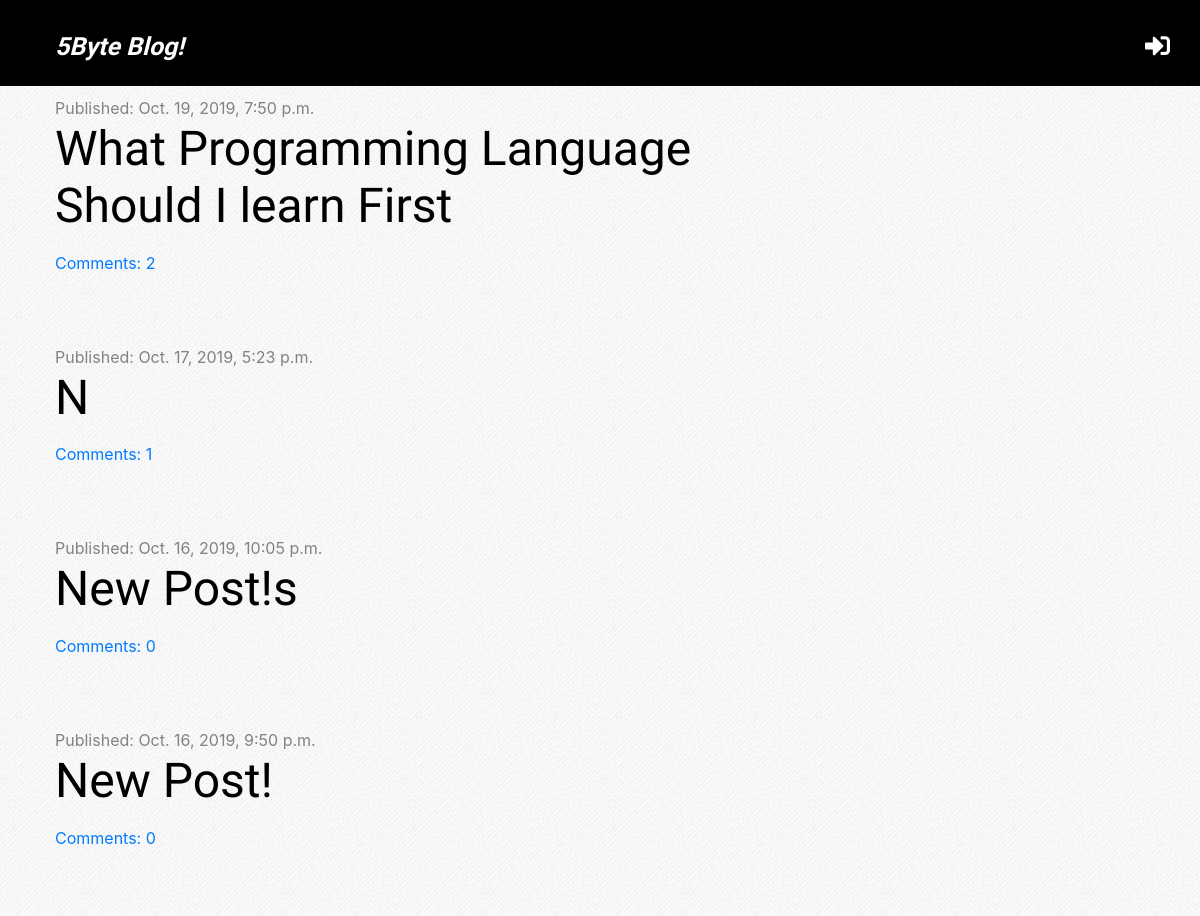
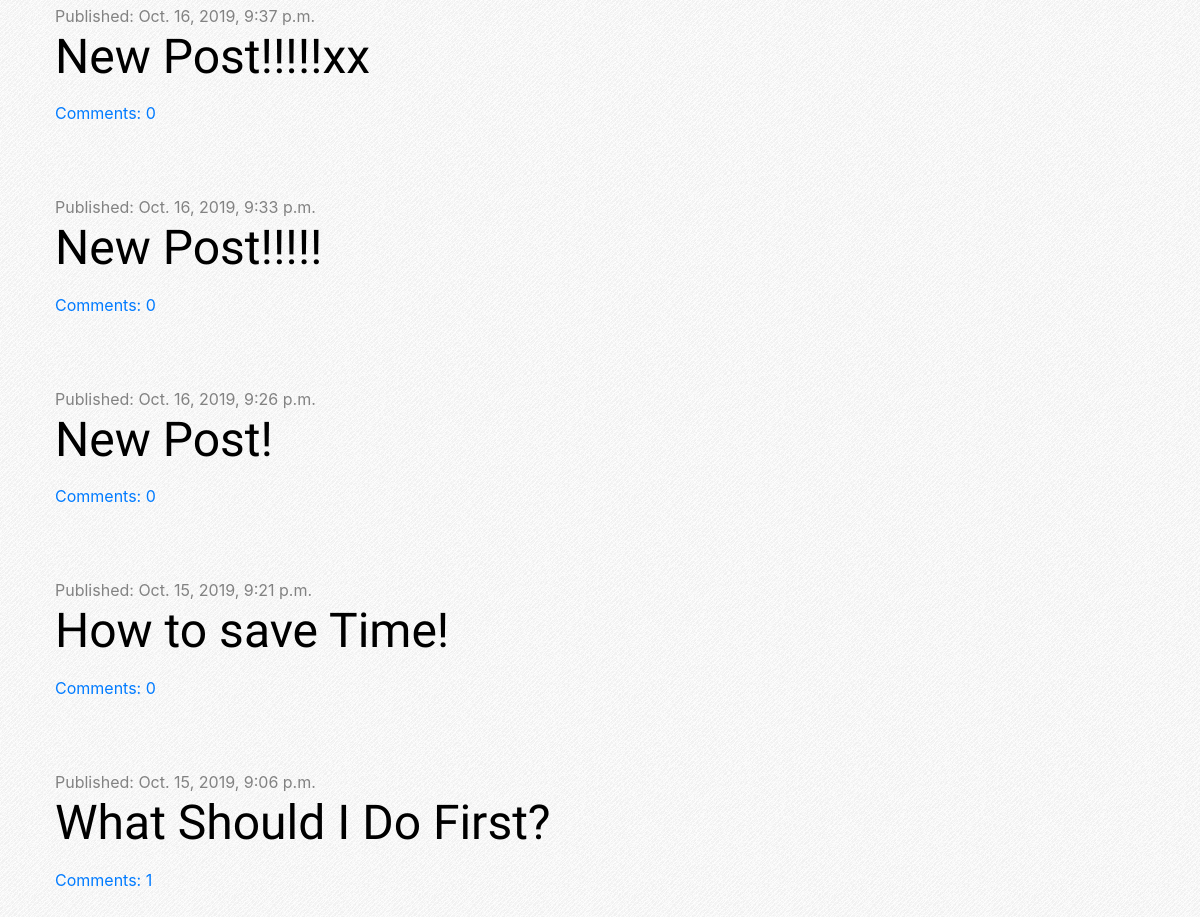
/, run on an earlier commit of the app's database (2 pictures, top to bottom).
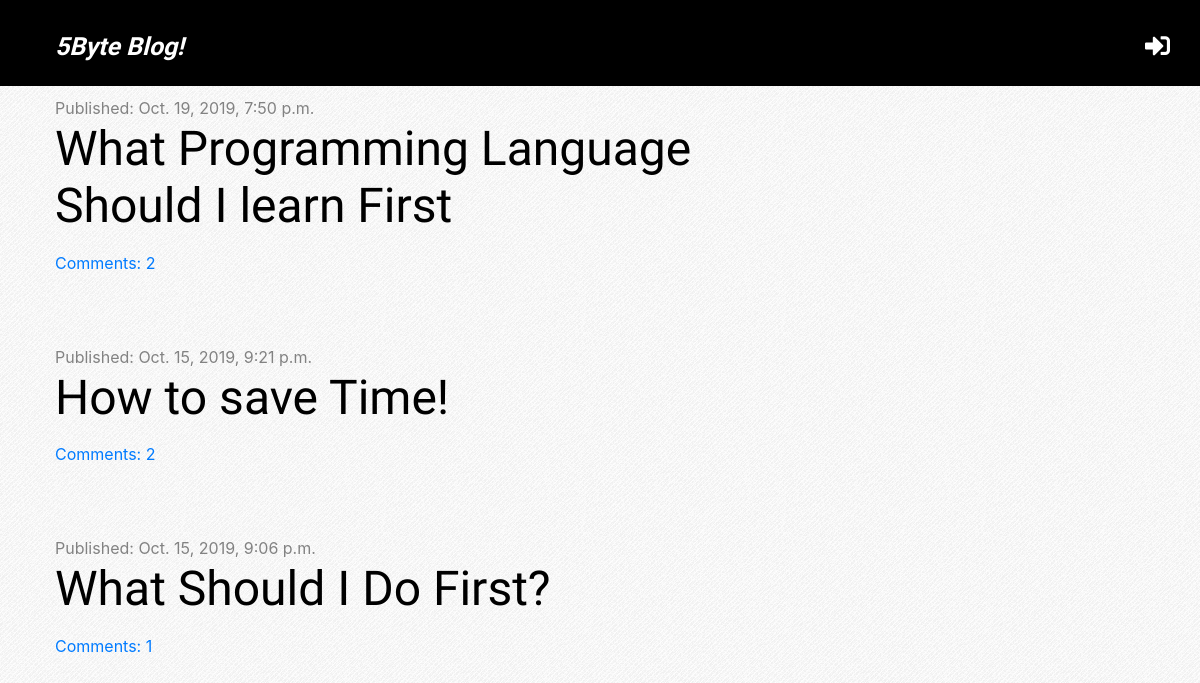
And on a later commit of the database.
### blog/models.py (models this page shows, shortened)
class Post(models.Model):
    author= models.ForeignKey('auth.User', on_delete=models.CASCADE) # si el autor John , crea 10 post y elimino este autor, todos los post se eliminaran
    title= models.CharField(max_length=200)
    text=models.TextField()
    created_date= models.DateTimeField(default=timezone.now)
    published_date=models.DateTimeField(blank=True,null=True)
    def approved_comments(self):
        return self.comments.filter(approved=True)

### blog/views.py (the view)
# urls.py: path('',views.post_list, name='post_list'),
def post_list(request):
    posts = Post.objects.filter(published_date__lte=timezone.now()).order_by('-published_date')
    stuff_for_frontent = {'posts':posts}
    return render(request, 'blog/post_list.html', stuff_for_frontent)

### blog/templatetags/markdownify.py (called while the page is built)
@register.filter
def markdown(value):
    renderer = HighlightRenderer()
    markdown = mistune.Markdown(renderer=renderer)
    return markdown(value)

### blog/templates/blog/post_list.html (shortened to what this page needs)
{% extends 'blog/base.html' %}
{% load markdownify %}
{% block content %}
          {%for post in posts %}
          <div class="post">
            <div class="date">
              <p>Published: {{post.published_date}}</p>
            </div>
            <h1><a href="{% url 'post_detail' pk=post.pk %}">{{post.title}}</a></h1>
            <a href="{%url 'post_detail' pk=post.pk%}">Comments: {{post.approved_comments.count}}</a>
          </div>
          {%endfor%}
{% endblock %}

What changed in the data, as far as the page shows it:
removed Post: published_date "Oct. 17, 2019, 5:23 p.m.", title "N", approved_comments.count "1"
removed Post: published_date "Oct. 16, 2019, 10:05 p.m.", title "New Post!s", approved_comments.count "0"
removed Post: published_date "Oct. 16, 2019, 9:50 p.m.", title "New Post!", approved_comments.count "0"
removed Post: published_date "Oct. 16, 2019, 9:37 p.m.", title "New Post!!!!!xx", approved_comments.count "0"
removed Post: published_date "Oct. 16, 2019, 9:33 p.m.", title "New Post!!!!!", approved_comments.count "0"
removed Post: published_date "Oct. 16, 2019, 9:26 p.m.", title "New Post!", approved_comments.count "0"
computed for Post "How to save Time!": approved_comments.count "0" → "2"
